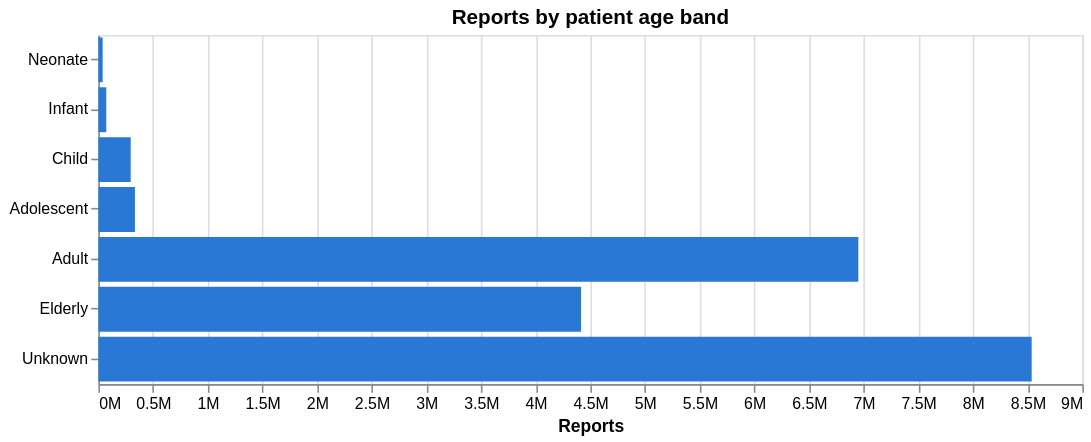

Here is the Vega-Lite specification saved for this chart:
### Vega-Lite specification from a JSON file in a GitHub repository (floating-point values rounded to 4 significant figures)
{"config": {"view": {"continuousWidth": 300, "continuousHeight": 300}}, "data": {"name": "data-d04c70a44ef118311af299d8752d63a7"}, "mark": {"type": "bar", "color": "#2a78d6"}, "encoding": {"tooltip": [{"field": "reports", "format": ",", "type": "quantitative"}], "x": {"axis": {"format": "~s"}, "field": "reports", "title": "Reports", "type": "quantitative"}, "y": {"field": "age_band", "sort": ["Neonate", "Infant", "Child", "Adolescent", "Adult", "Elderly", "Unknown"], "title": null, "type": "nominal"}}, "height": 220, "title": "Reports by patient age band", "width": 620, "$schema": "https://vega.github.io/schema/vega-lite/v6.1.0.json", "datasets": {"data-d04c70a44ef118311af299d8752d63a7": [{"age_band": "Unknown", "reports": 8536599}, {"age_band": "Adult", "reports": 6951170}, {"age_band": "Elderly", "reports": 4414744}, {"age_band": "Adolescent", "reports": 334030}, {"age_band": "Child", "reports": 295550}, {"age_band": "Infant", "reports": 72200}, {"age_band": "Neonate", "reports": 38921}]}}
